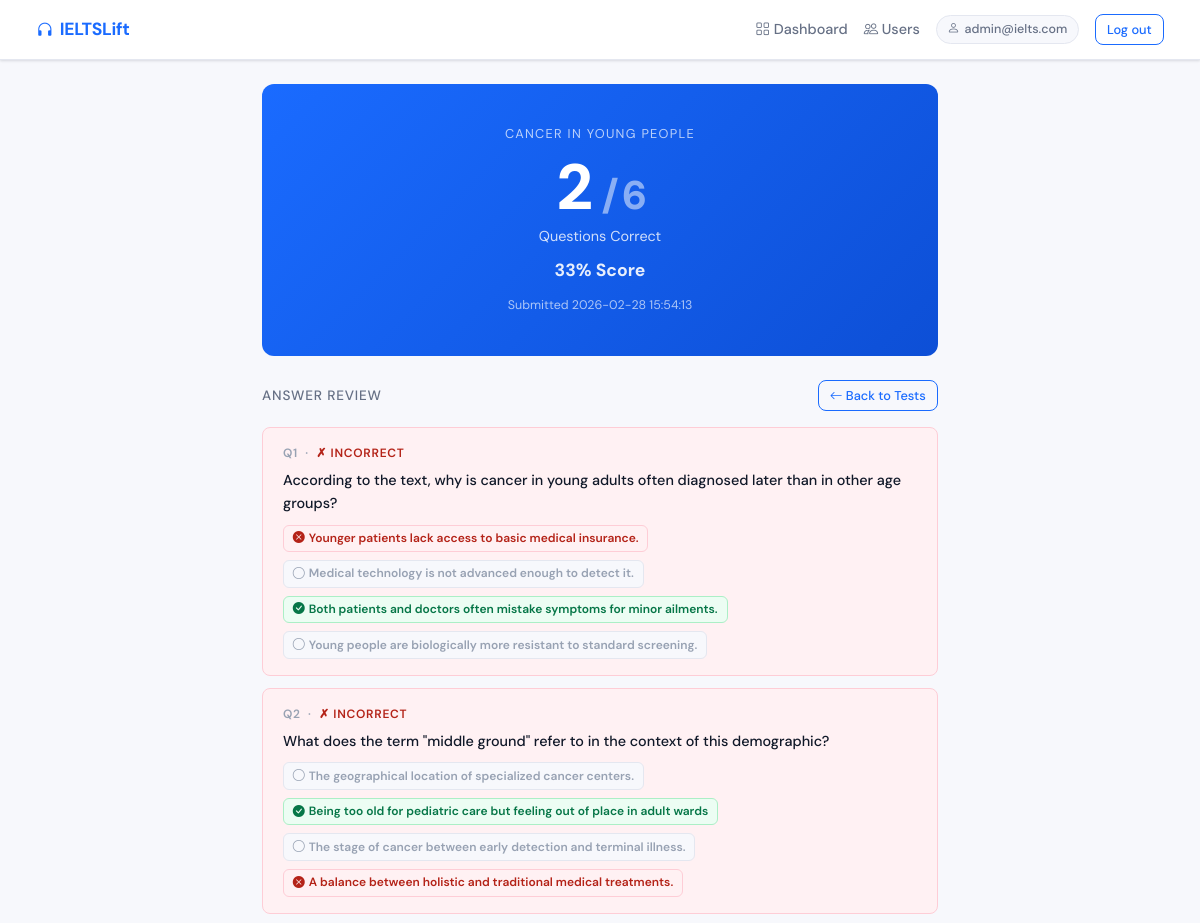
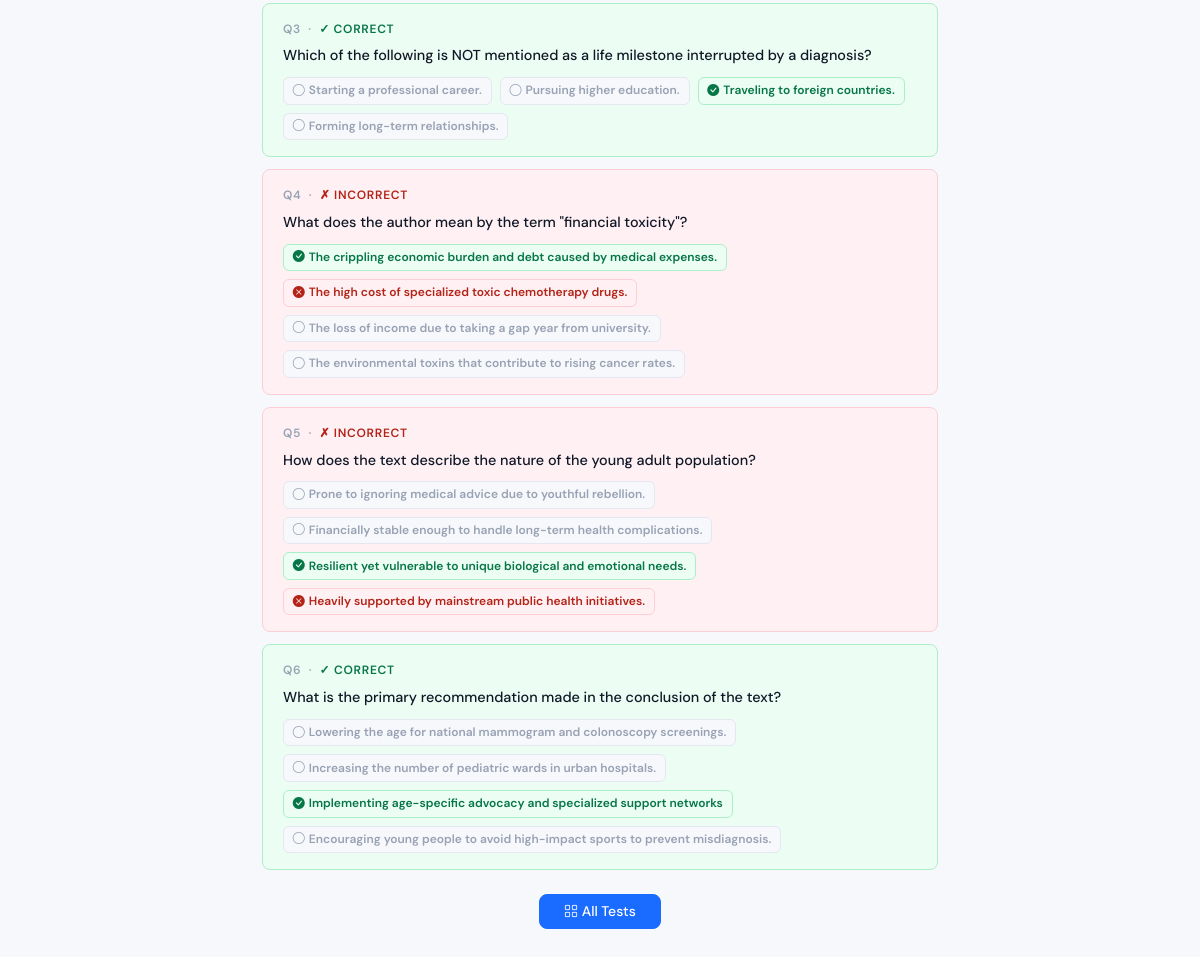
Page /result/1 (signed in) on the committed database (2 pictures, top to bottom).
### tables this page shows
CREATE TABLE tests (
            id INTEGER PRIMARY KEY AUTOINCREMENT,
            title TEXT NOT NULL,
            audio_file TEXT NOT NULL,
            time_limit INTEGER NOT NULL,
            created_at DATETIME DEFAULT CURRENT_TIMESTAMP
        );

CREATE TABLE attempts (
            id INTEGER PRIMARY KEY AUTOINCREMENT,
            user_id INTEGER NOT NULL,
            test_id INTEGER NOT NULL,
            answers TEXT,
            score INTEGER,
            total INTEGER,
            started_at INTEGER,
            submitted_at DATETIME DEFAULT CURRENT_TIMESTAMP,
            status TEXT DEFAULT 'submitted',
            FOREIGN KEY(user_id) REFERENCES users(id),
            FOREIGN KEY(test_id) REFERENCES tests(id)
        );

CREATE TABLE questions (
            id INTEGER PRIMARY KEY AUTOINCREMENT,
            test_id INTEGER NOT NULL,
            order_no INTEGER NOT NULL,
            question_text TEXT NOT NULL,
            options TEXT NOT NULL,
            correct_option INTEGER NOT NULL,
            FOREIGN KEY(test_id) REFERENCES tests(id)
        );

### app.py (the view)
@app.route('/result/<int:attempt_id>')
@login_required
def result(attempt_id):
    conn = get_db()
    attempt = conn.execute('SELECT * FROM attempts WHERE id=?', (attempt_id,)).fetchone()
    if not attempt or (attempt['user_id'] != session['user_id'] and not session.get('is_admin')):
        abort(403)
    test = conn.execute('SELECT * FROM tests WHERE id=?', (attempt['test_id'],)).fetchone()
    questions = conn.execute('SELECT * FROM questions WHERE test_id=? ORDER BY order_no', (attempt['test_id'],)).fetchall()
    answers = json.loads(attempt['answers'] or '{}')
    conn.close()
    q_results = []
    for q in questions:
        opts = json.loads(q['options'])
        user_ans = answers.get(str(q['id']))
        q_results.append({
            'text': q['question_text'],
            'options': opts,
            'correct': q['correct_option'],
            'user': int(user_ans) if user_ans is not None else None
        })
    return render_template('result.html', attempt=attempt, test=test, q_results=q_results)

### app.py (called while the page is built)
def get_db():
    conn = sqlite3.connect(DB)
    conn.row_factory = sqlite3.Row
    return conn

def login_required(f):
    from functools import wraps
    @wraps(f)
    def decorated(*args, **kwargs):
        if 'user_id' not in session:
            return redirect(url_for('login'))
        return f(*args, **kwargs)
    return decorated

### templates/result.html (shortened to what this page needs)
{% extends "base.html" %}
{% block content %}
<div class="container" style="max-width: 700px">
  <div class="score-hero">
    <div style="font-size:.8rem; text-transform:uppercase; letter-spacing:.1em; opacity:.7; margin-bottom:.75rem">
      {{ test.title }}
    </div>
    <div class="score-big">{{ attempt.score }} <span style="opacity:.5;font-size:2.5rem">/ {{ attempt.total }}</span></div>
    <div class="score-label">Questions Correct</div>
    <div class="pct-ring">
      {% set pct = (attempt.score / attempt.total * 100)|round|int if attempt.total > 0 else 0 %}
      {{ pct }}% Score
    </div>
    <div style="font-size:.78rem; opacity:.65; margin-top:.75rem">
      Submitted {{ attempt.submitted_at }}
    </div>
  </div>
  <div class="d-flex justify-content-between align-items-center mb-3">
    <h6 class="mb-0 fw-600" style="font-size:.85rem; color:var(--text-secondary); text-transform:uppercase; letter-spacing:.06em">Answer Review</h6>
    <a href="/dashboard" class="btn btn-sm btn-outline-primary">
      <i class="bi bi-arrow-left"></i> Back to Tests
    </a>
  </div>
  {% for q in q_results %}
  {% set is_correct = q.user is not none and q.user == q.correct %}
  {% set is_skipped = q.user is none %}
  <div class="q-result {% if is_correct %}correct{% elif is_skipped %}skipped{% else %}wrong{% endif %}">
    <div style="font-size:.75rem; font-weight:600; text-transform:uppercase; letter-spacing:.06em; color: var(--text-muted); margin-bottom:.35rem">
      Q{{ loop.index }} &nbsp;·&nbsp;
      {% if is_correct %}<span style="color:#067647">✓ Correct</span>
      {% elif is_skipped %}<span style="color:var(--text-muted)">— Not answered</span>
      {% else %}<span style="color:#b42318">✗ Incorrect</span>{% endif %}
    </div>
    <div style="font-weight:500; font-size:.9rem; margin-bottom:.6rem">{{ q.text }}</div>
    <div class="d-flex flex-wrap gap-2">
      {% for opt in q.options %}
      <span class="badge-opt {% if loop.index0 == q.correct %}badge-correct{% elif q.user is not none and loop.index0 == q.user and not is_correct %}badge-wrong{% else %}badge-neutral{% endif %}">
        {% if loop.index0 == q.correct %}<i class="bi bi-check-circle-fill"></i>{% elif q.user is not none and loop.index0 == q.user %}<i class="bi bi-x-circle-fill"></i>{% else %}<i class="bi bi-circle"></i>{% endif %}
        {{ opt }}
      </span>
      {% endfor %}
    </div>
  </div>
  {% endfor %}
  <div class="text-center mt-4 mb-5">
    <a href="/dashboard" class="btn btn-primary px-4"><i class="bi bi-grid"></i> All Tests</a>
  </div>
</div>
{% endblock %}

### templates/base.html (style rules this page uses)
:root { --brand: #1a6bff; --brand-light: #e8f0ff; --brand-dark: #0d4fd6; --success: #12b76a; --danger: #f04438; --warning: #f79009; --surface: #ffffff; --surface-2: #f7f8fc; --border: #e4e7f0; --text-primary: #101828; --text-secondary: #667085; --text-muted: #98a2b3; --shadow-sm: 0 1px 3px rgba(16,24,40,.08), 0 1px 2px rgba(16,24,40,.06); --shadow-md: 0 4px 16px rgba(16,24,40,.10); --radius: 12px; --radius-sm: 8px; }
*, *::before, *::after { box-sizing: border-box; }
body { font-family: 'DM Sans', sans-serif; background: var(--surface-2); color: var(--text-primary); min-height: 100vh; font-size: 15px; line-height: 1.6; }
.btn { font-weight: 500; border-radius: var(--radius-sm); font-size: .875rem; }
.btn-primary { background: var(--brand); border-color: var(--brand); }
.btn-outline-primary { color: var(--brand); border-color: var(--brand); }
.btn-sm { padding: .3rem .7rem; font-size: .8rem; }

### templates/result.html (style rules this page uses)
.score-hero { background: linear-gradient(135deg, #1a6bff 0%, #0d4fd6 100%); border-radius: var(--radius); color: white; padding: 2.5rem; text-align: center; margin-bottom: 1.5rem; }
.score-big { font-size: 4rem; font-weight: 800; letter-spacing: -.05em; line-height: 1; }
.score-label { font-size: .9rem; opacity: .8; margin-top: .3rem; }
.pct-ring { font-size: 1.1rem; font-weight: 700; opacity: .9; margin-top: .5rem; }
.q-result { border-radius: var(--radius-sm); padding: 1rem 1.25rem; margin-bottom: .75rem; border: 1px solid; }
.q-result.correct { background: #ecfdf3; border-color: #abefc6; }
.q-result.wrong { background: #fff1f3; border-color: #fecdd6; }
.badge-opt { display: inline-flex; align-items: center; gap: .25rem; padding: .2rem .55rem; border-radius: 6px; font-size: .75rem; font-weight: 600; }
.badge-correct { background: #ecfdf3; color: #067647; border: 1px solid #abefc6; }
.badge-wrong { background: #fff1f3; color: #b42318; border: 1px solid #fecdd6; }
.badge-neutral { background: var(--surface-2); color: var(--text-muted); border: 1px solid var(--border); }

### rows in the picture
tests: title "CANCER IN YOUNG PEOPLE"
attempts: score "2", total "6", submitted_at "2026-02-28 15:54:13"
questions: shows "✗ INCORRECT", text "According to the text, why is cancer in young adults often diagnosed later than in other age groups?", options "Younger patients lack access to basic medical insurance." "Medical technology is not advanced enough to detect it." "Both patients and doctors often mistake symptoms for minor ailments." "Young people are biologically more resistant to standard screening."
questions: shows "✗ INCORRECT", text "What does the term \"middle ground\" refer to in the context of this demographic?", options "The geographical location of specialized cancer centers." "Being too old for pediatric care but feeling out of place in adult wards" "The stage of cancer between early detection and terminal illness." "A balance between holistic and traditional medical treatments."
questions: shows "✓ CORRECT", text "Which of the following is NOT mentioned as a life milestone interrupted by a diagnosis?", options "Starting a professional career." "Pursuing higher education." "Traveling to foreign countries." "Forming long-term relationships."
questions: shows "✗ INCORRECT", text "What does the author mean by the term \"financial toxicity\"?", options "The crippling economic burden and debt caused by medical expenses." "The high cost of specialized toxic chemotherapy drugs." "The loss of income due to taking a gap year from university." "The environmental toxins that contribute to rising cancer rates."
questions: shows "✗ INCORRECT", text "How does the text describe the nature of the young adult population?", options "Prone to ignoring medical advice due to youthful rebellion." "Financially stable enough to handle long-term health complications." "Resilient yet vulnerable to unique biological and emotional needs." "Heavily supported by mainstream public health initiatives."
questions: shows "✓ CORRECT", text "What is the primary recommendation made in the conclusion of the text?", options "Lowering the age for national mammogram and colonoscopy screenings." "Increasing the number of pediatric wards in urban hospitals." "Implementing age-specific advocacy and specialized support networks" "Encouraging young people to avoid high-impact sports to prevent misdiagnosis."

### other values in the picture
{{ session.email }} "admin@ielts.com"
{{ pct }} "33"
